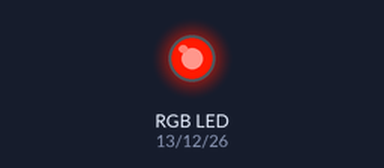
This sketch was run on a simulated ESP32. On the bench: an RGB LED mixed from three pins (HIGH = lit). Dim RGB values are drawn brighter than linear; random numbers use the default seed unless the sketch sets one.

Above: at 0.1 s.
At 6.1 s:
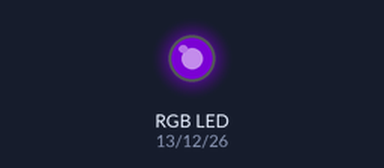
At 9.6 s:
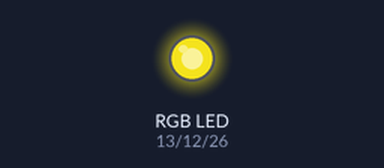
At 14.1 s:
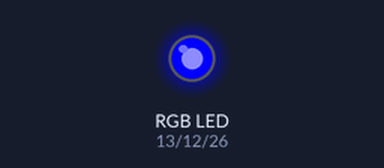
At 18.1 s:
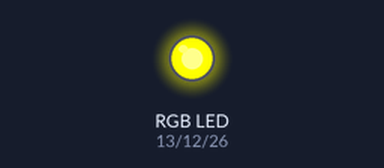
At 34.1 s:
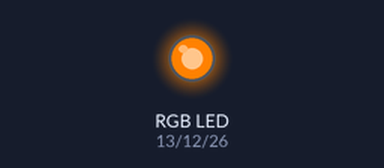
Timing chart, 0 to 39.5 s (numbered marks = the images above):
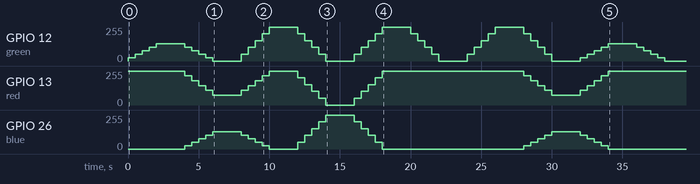

The sketch:

fade.ino
```cpp
#define red 13
#define green 12
#define blue 26

#define rCh 0
#define gCh 1
#define bCh 2

static int newColor = 0;
static int lastColor = 0; //remember last color to fade into new color (red is default here)

static int redVals[] = {255, 255, 255, 0, 0, 75};
static int greenVals[] = {0, 130, 255, 255, 0, 0};
static int blueVals[] = {0, 0, 0, 0, 255, 130};

static int steps = 5; //fade in 5 steps

static int r = 255;
static int g = 0;
static int b = 0;

static int rFade = 0;
static int gFade = 0;
static int bFade = 0;


void setup() {
  Serial.begin(115200);
  pinMode(red,OUTPUT);
  pinMode(green,OUTPUT);
  pinMode(blue,OUTPUT);


  ledcAttachPin( red, rCh ); //assign RGB led pins to channels
  ledcAttachPin( green, gCh );
  ledcAttachPin( blue, bCh );
  ledcSetup( rCh, 1000, 8 ); //1 kHz PWM, 8-bit resolution
  ledcSetup( gCh, 1000, 8 );
  ledcSetup( bCh, 1000, 8 );


  //default as red (so it has a last color to refer to)
  ledcWrite(rCh, 255);
  ledcWrite(gCh, 0);
  ledcWrite(bCh, 0);
}

void loop() {

  lastColor = newColor; //save last new color into here
  while(lastColor == newColor) //make sure colors aren't the same
  {
    newColor = random(0,6); //generates random number from 0 to 5
  }

  findFadeAmounts(); //find fade amounts

  for (int i=0; i<steps; i++)
  {
      if (redVals[newColor] > redVals[lastColor])
          r = r + rFade;
      if (greenVals[newColor] > greenVals[lastColor])
          g = g + gFade;
      if (blueVals[newColor] > blueVals[lastColor])
          b = b + bFade;


      if (redVals[newColor] < redVals[lastColor])
          r = r - rFade;
      if (greenVals[newColor] < greenVals[lastColor])
          g = g - gFade;
      if (blueVals[newColor] < blueVals[lastColor])
          b = b - bFade;

      ledcWrite(rCh, r);
      ledcWrite(gCh, g);
      ledcWrite(bCh, b);
      delay(500);
  }
  delay(1500);
}


void findFadeAmounts()
{
    //get difference of old and new
    rFade = (redVals[lastColor] - redVals[newColor])/steps;
    if (rFade < 0)
    {
      rFade = rFade * -1; //make sure fade is positive
    }

    gFade = (greenVals[lastColor] - greenVals[newColor])/steps;
    if (gFade < 0)
    {
      gFade = gFade * -1;
    }

    bFade = (blueVals[lastColor] - blueVals[newColor])/steps;
    if (bFade < 0)
    {
      bFade = bFade * -1;
    }
}
```

Measured:
- by itself, GPIO 26 (blue): 0/255 → 26/255 at 4.0 s, → 52/255 0.50 s later, → 78/255 0.50 s later, → 104/255 0.50 s later, … (30 changes in this stretch)
